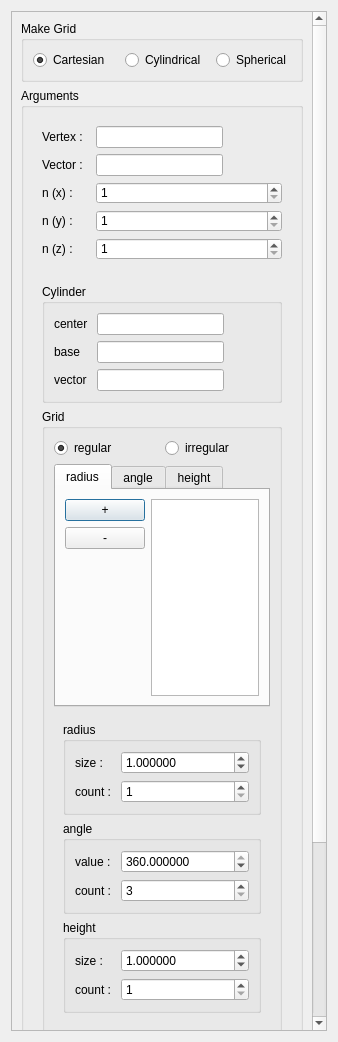
<?xml version="1.0" encoding="UTF-8"?>
<ui version="4.0">
 <class>MakeGridDialog</class>
 <widget class="QDialog" name="MakeGridDialog">
  <property name="geometry">
   <rect>
    <x>0</x>
    <y>0</y>
    <width>338</width>
    <height>1042</height>
   </rect>
  </property>
  <property name="sizePolicy">
   <sizepolicy hsizetype="Preferred" vsizetype="Minimum">
    <horstretch>0</horstretch>
    <verstretch>0</verstretch>
   </sizepolicy>
  </property>
  <property name="minimumSize">
   <size>
    <width>5</width>
    <height>0</height>
   </size>
  </property>
  <property name="maximumSize">
   <size>
    <width>16777215</width>
    <height>16777215</height>
   </size>
  </property>
  <property name="windowTitle">
   <string>Grid Construction</string>
  </property>
  <property name="sizeGripEnabled">
   <bool>false</bool>
  </property>
  <layout class="QVBoxLayout" name="verticalLayout_2">
   <item>
    <widget class="QScrollArea" name="scrollArea">
     <property name="sizePolicy">
      <sizepolicy hsizetype="Minimum" vsizetype="Expanding">
       <horstretch>0</horstretch>
       <verstretch>0</verstretch>
      </sizepolicy>
     </property>
     <property name="minimumSize">
      <size>
       <width>5</width>
       <height>0</height>
      </size>
     </property>
     <property name="maximumSize">
      <size>
       <width>16777215</width>
       <height>16777215</height>
      </size>
     </property>
     <property name="horizontalScrollBarPolicy">
      <enum>Qt::ScrollBarAsNeeded</enum>
     </property>
     <property name="widgetResizable">
      <bool>true</bool>
     </property>
     <widget class="QWidget" name="scrollAreaWidgetContents">
      <property name="geometry">
       <rect>
        <x>0</x>
        <y>-82</y>
        <width>301</width>
        <height>1231</height>
       </rect>
      </property>
      <layout class="QGridLayout" name="gridLayout">
       <item row="0" column="0">
        <widget class="QGroupBox" name="groupBox">
         <property name="sizePolicy">
          <sizepolicy hsizetype="Preferred" vsizetype="Fixed">
           <horstretch>0</horstretch>
           <verstretch>0</verstretch>
          </sizepolicy>
         </property>
         <property name="minimumSize">
          <size>
           <width>5</width>
           <height>0</height>
          </size>
         </property>
         <property name="title">
          <string>Make Grid</string>
         </property>
         <layout class="QHBoxLayout" name="horizontalLayout">
          <property name="sizeConstraint">
           <enum>QLayout::SetDefaultConstraint</enum>
          </property>
          <item>
           <widget class="QRadioButton" name="rb0">
            <property name="sizePolicy">
             <sizepolicy hsizetype="Expanding" vsizetype="Fixed">
              <horstretch>0</horstretch>
              <verstretch>0</verstretch>
             </sizepolicy>
            </property>
            <property name="text">
             <string>Cartesian</string>
            </property>
            <property name="checked">
             <bool>true</bool>
            </property>
           </widget>
          </item>
          <item>
           <widget class="QRadioButton" name="rb1">
            <property name="sizePolicy">
             <sizepolicy hsizetype="Expanding" vsizetype="Fixed">
              <horstretch>0</horstretch>
              <verstretch>0</verstretch>
             </sizepolicy>
            </property>
            <property name="text">
             <string>Cylindrical</string>
            </property>
           </widget>
          </item>
          <item>
           <widget class="QRadioButton" name="rb2">
            <property name="text">
             <string>Spherical</string>
            </property>
           </widget>
          </item>
         </layout>
        </widget>
       </item>
       <item row="1" column="0">
        <widget class="QGroupBox" name="groupBox_2">
         <property name="sizePolicy">
          <sizepolicy hsizetype="Preferred" vsizetype="Preferred">
           <horstretch>0</horstretch>
           <verstretch>0</verstretch>
          </sizepolicy>
         </property>
         <property name="minimumSize">
          <size>
           <width>5</width>
           <height>0</height>
          </size>
         </property>
         <property name="title">
          <string>Arguments</string>
         </property>
         <layout class="QVBoxLayout" name="verticalLayout_3">
          <property name="sizeConstraint">
           <enum>QLayout::SetDefaultConstraint</enum>
          </property>
          <item>
           <widget class="QWidget" name="cartesian_widget" native="true">
            <property name="sizePolicy">
             <sizepolicy hsizetype="Preferred" vsizetype="Fixed">
              <horstretch>0</horstretch>
              <verstretch>0</verstretch>
             </sizepolicy>
            </property>
            <property name="minimumSize">
             <size>
              <width>0</width>
              <height>152</height>
             </size>
            </property>
            <layout class="QFormLayout" name="formLayout">
             <property name="sizeConstraint">
              <enum>QLayout::SetDefaultConstraint</enum>
             </property>
             <property name="fieldGrowthPolicy">
              <enum>QFormLayout::AllNonFixedFieldsGrow</enum>
             </property>
             <item row="0" column="0">
              <widget class="QLabel" name="label_8">
               <property name="text">
                <string>Vertex :  </string>
               </property>
              </widget>
             </item>
             <item row="0" column="1">
              <widget class="QLineEdit" name="vex_le_rb0">
               <property name="maximumSize">
                <size>
                 <width>127</width>
                 <height>16777215</height>
                </size>
               </property>
               <property name="readOnly">
                <bool>false</bool>
               </property>
              </widget>
             </item>
             <item row="1" column="0">
              <widget class="QLabel" name="label_9">
               <property name="text">
                <string>Vector : </string>
               </property>
              </widget>
             </item>
             <item row="1" column="1">
              <widget class="QLineEdit" name="vec_le_rb0">
               <property name="maximumSize">
                <size>
                 <width>127</width>
                 <height>16777215</height>
                </size>
               </property>
               <property name="readOnly">
                <bool>false</bool>
               </property>
              </widget>
             </item>
             <item row="2" column="0">
              <widget class="QLabel" name="label_12">
               <property name="text">
                <string>n (x) : </string>
               </property>
              </widget>
             </item>
             <item row="2" column="1">
              <widget class="QSpinBox" name="nx_spb_rb0">
               <property name="minimum">
                <number>1</number>
               </property>
               <property name="maximum">
                <number>1000000</number>
               </property>
               <property name="value">
                <number>1</number>
               </property>
              </widget>
             </item>
             <item row="3" column="0">
              <widget class="QLabel" name="label_13">
               <property name="text">
                <string>n (y) :</string>
               </property>
              </widget>
             </item>
             <item row="3" column="1">
              <widget class="QSpinBox" name="ny_spb_rb0">
               <property name="minimum">
                <number>1</number>
               </property>
               <property name="maximum">
                <number>1000000</number>
               </property>
               <property name="value">
                <number>1</number>
               </property>
              </widget>
             </item>
             <item row="4" column="0">
              <widget class="QLabel" name="label_14">
               <property name="text">
                <string>n (z) : </string>
               </property>
              </widget>
             </item>
             <item row="4" column="1">
              <widget class="QSpinBox" name="nz_spb_rb0">
               <property name="minimum">
                <number>1</number>
               </property>
               <property name="maximum">
                <number>1000000</number>
               </property>
               <property name="value">
                <number>1</number>
               </property>
              </widget>
             </item>
            </layout>
           </widget>
          </item>
          <item>
           <widget class="QWidget" name="cylindrical_widget" native="true">
            <property name="sizePolicy">
             <sizepolicy hsizetype="Preferred" vsizetype="Fixed">
              <horstretch>0</horstretch>
              <verstretch>0</verstretch>
             </sizepolicy>
            </property>
            <property name="minimumSize">
             <size>
              <width>0</width>
              <height>0</height>
             </size>
            </property>
            <layout class="QGridLayout" name="gridLayout_26">
             <item row="1" column="0">
              <widget class="QGroupBox" name="groupBox_3">
               <property name="sizePolicy">
                <sizepolicy hsizetype="Preferred" vsizetype="Minimum">
                 <horstretch>0</horstretch>
                 <verstretch>0</verstretch>
                </sizepolicy>
               </property>
               <property name="title">
                <string>Grid</string>
               </property>
               <layout class="QGridLayout" name="gridLayout_5">
                <item row="0" column="0">
                 <widget class="QRadioButton" name="uniform_rb">
                  <property name="text">
                   <string>regular</string>
                  </property>
                  <property name="checked">
                   <bool>true</bool>
                  </property>
                 </widget>
                </item>
                <item row="0" column="1">
                 <widget class="QRadioButton" name="random_rb">
                  <property name="text">
                   <string>irregular</string>
                  </property>
                 </widget>
                </item>
                <item row="1" column="0" colspan="2">
                 <widget class="QTabWidget" name="random_param_w">
                  <property name="sizePolicy">
                   <sizepolicy hsizetype="Expanding" vsizetype="Maximum">
                    <horstretch>0</horstretch>
                    <verstretch>0</verstretch>
                   </sizepolicy>
                  </property>
                  <property name="currentIndex">
                   <number>0</number>
                  </property>
                  <widget class="QWidget" name="ext_radius_tab">
                   <attribute name="title">
                    <string>radius</string>
                   </attribute>
                   <layout class="QGridLayout" name="gridLayout_2">
                    <item row="0" column="0">
                     <widget class="QPushButton" name="add_radius_pb">
                      <property name="enabled">
                       <bool>true</bool>
                      </property>
                      <property name="sizePolicy">
                       <sizepolicy hsizetype="Maximum" vsizetype="Fixed">
                        <horstretch>0</horstretch>
                        <verstretch>0</verstretch>
                       </sizepolicy>
                      </property>
                      <property name="text">
                       <string>+</string>
                      </property>
                     </widget>
                    </item>
                    <item row="0" column="1" rowspan="4">
                     <widget class="QListWidget" name="radius_lw"/>
                    </item>
                    <item row="1" column="0">
                     <widget class="QPushButton" name="del_radius_pb">
                      <property name="sizePolicy">
                       <sizepolicy hsizetype="Maximum" vsizetype="Fixed">
                        <horstretch>0</horstretch>
                        <verstretch>0</verstretch>
                       </sizepolicy>
                      </property>
                      <property name="text">
                       <string>-</string>
                      </property>
                     </widget>
                    </item>
                    <item row="2" column="0">
                     <spacer name="verticalSpacer">
                      <property name="orientation">
                       <enum>Qt::Vertical</enum>
                      </property>
                      <property name="sizeHint" stdset="0">
                       <size>
                        <width>20</width>
                        <height>139</height>
                       </size>
                      </property>
                     </spacer>
                    </item>
                   </layout>
                  </widget>
                  <widget class="QWidget" name="ext_angle_tab">
                   <attribute name="title">
                    <string>angle</string>
                   </attribute>
                   <layout class="QGridLayout" name="gridLayout_3">
                    <item row="0" column="0">
                     <widget class="QPushButton" name="add_angle_pb">
                      <property name="enabled">
                       <bool>true</bool>
                      </property>
                      <property name="sizePolicy">
                       <sizepolicy hsizetype="Maximum" vsizetype="Fixed">
                        <horstretch>0</horstretch>
                        <verstretch>0</verstretch>
                       </sizepolicy>
                      </property>
                      <property name="text">
                       <string>+</string>
                      </property>
                     </widget>
                    </item>
                    <item row="0" column="1" rowspan="3">
                     <widget class="QListWidget" name="angle_lw"/>
                    </item>
                    <item row="1" column="0">
                     <widget class="QPushButton" name="del_angle_pb">
                      <property name="sizePolicy">
                       <sizepolicy hsizetype="Maximum" vsizetype="Fixed">
                        <horstretch>0</horstretch>
                        <verstretch>0</verstretch>
                       </sizepolicy>
                      </property>
                      <property name="text">
                       <string>-</string>
                      </property>
                     </widget>
                    </item>
                    <item row="2" column="0">
                     <spacer name="verticalSpacer_2">
                      <property name="orientation">
                       <enum>Qt::Vertical</enum>
                      </property>
                      <property name="sizeHint" stdset="0">
                       <size>
                        <width>20</width>
                        <height>139</height>
                       </size>
                      </property>
                     </spacer>
                    </item>
                   </layout>
                  </widget>
                  <widget class="QWidget" name="ext_height_tab">
                   <attribute name="title">
                    <string>height</string>
                   </attribute>
                   <layout class="QGridLayout" name="gridLayout_4">
                    <item row="0" column="0">
                     <widget class="QPushButton" name="add_height_pb">
                      <property name="enabled">
                       <bool>true</bool>
                      </property>
                      <property name="sizePolicy">
                       <sizepolicy hsizetype="Maximum" vsizetype="Fixed">
                        <horstretch>0</horstretch>
                        <verstretch>0</verstretch>
                       </sizepolicy>
                      </property>
                      <property name="text">
                       <string>+</string>
                      </property>
                     </widget>
                    </item>
                    <item row="0" column="1" rowspan="3">
                     <widget class="QListWidget" name="height_lw">
                      <property name="sizePolicy">
                       <sizepolicy hsizetype="Expanding" vsizetype="Expanding">
                        <horstretch>0</horstretch>
                        <verstretch>0</verstretch>
                       </sizepolicy>
                      </property>
                     </widget>
                    </item>
                    <item row="1" column="0">
                     <widget class="QPushButton" name="del_height_pb">
                      <property name="sizePolicy">
                       <sizepolicy hsizetype="Maximum" vsizetype="Fixed">
                        <horstretch>0</horstretch>
                        <verstretch>0</verstretch>
                       </sizepolicy>
                      </property>
                      <property name="text">
                       <string>-</string>
                      </property>
                     </widget>
                    </item>
                    <item row="2" column="0">
                     <spacer name="verticalSpacer_3">
                      <property name="orientation">
                       <enum>Qt::Vertical</enum>
                      </property>
                      <property name="sizeHint" stdset="0">
                       <size>
                        <width>20</width>
                        <height>139</height>
                       </size>
                      </property>
                     </spacer>
                    </item>
                   </layout>
                  </widget>
                 </widget>
                </item>
                <item row="2" column="0" colspan="2">
                 <widget class="QWidget" name="uniform_param_w" native="true">
                  <property name="sizePolicy">
                   <sizepolicy hsizetype="Expanding" vsizetype="Maximum">
                    <horstretch>0</horstretch>
                    <verstretch>0</verstretch>
                   </sizepolicy>
                  </property>
                  <layout class="QVBoxLayout" name="verticalLayout">
                   <item>
                    <widget class="QGroupBox" name="groupBox_6">
                     <property name="sizePolicy">
                      <sizepolicy hsizetype="Preferred" vsizetype="Preferred">
                       <horstretch>0</horstretch>
                       <verstretch>0</verstretch>
                      </sizepolicy>
                     </property>
                     <property name="minimumSize">
                      <size>
                       <width>0</width>
                       <height>0</height>
                      </size>
                     </property>
                     <property name="title">
                      <string>radius</string>
                     </property>
                     <layout class="QFormLayout" name="formLayout_2">
                      <item row="0" column="0">
                       <widget class="QLabel" name="label_5">
                        <property name="text">
                         <string>size : </string>
                        </property>
                       </widget>
                      </item>
                      <item row="0" column="1">
                       <widget class="QDoubleSpinBox" name="dr_spb_rb1">
                        <property name="decimals">
                         <number>6</number>
                        </property>
                        <property name="maximum">
                         <double>1000000000.000000000000000</double>
                        </property>
                        <property name="value">
                         <double>1.000000000000000</double>
                        </property>
                       </widget>
                      </item>
                      <item row="2" column="1">
                       <widget class="QSpinBox" name="nr_spb_rb1">
                        <property name="minimum">
                         <number>1</number>
                        </property>
                        <property name="maximum">
                         <number>1000000</number>
                        </property>
                        <property name="value">
                         <number>1</number>
                        </property>
                       </widget>
                      </item>
                      <item row="2" column="0">
                       <widget class="QLabel" name="label_10">
                        <property name="text">
                         <string>count : </string>
                        </property>
                       </widget>
                      </item>
                     </layout>
                    </widget>
                   </item>
                   <item>
                    <widget class="QGroupBox" name="groupBox_8">
                     <property name="sizePolicy">
                      <sizepolicy hsizetype="Preferred" vsizetype="Preferred">
                       <horstretch>0</horstretch>
                       <verstretch>0</verstretch>
                      </sizepolicy>
                     </property>
                     <property name="title">
                      <string>angle</string>
                     </property>
                     <layout class="QFormLayout" name="formLayout_5">
                      <item row="0" column="0">
                       <widget class="QLabel" name="label_6">
                        <property name="text">
                         <string>value :</string>
                        </property>
                       </widget>
                      </item>
                      <item row="0" column="1">
                       <widget class="QDoubleSpinBox" name="da_spb_rb1">
                        <property name="decimals">
                         <number>6</number>
                        </property>
                        <property name="maximum">
                         <double>360.000000000000000</double>
                        </property>
                        <property name="singleStep">
                         <double>10.000000000000000</double>
                        </property>
                        <property name="value">
                         <double>360.000000000000000</double>
                        </property>
                       </widget>
                      </item>
                      <item row="2" column="1">
                       <widget class="QSpinBox" name="na_spb_rb1">
                        <property name="minimum">
                         <number>3</number>
                        </property>
                        <property name="maximum">
                         <number>1000000</number>
                        </property>
                        <property name="value">
                         <number>3</number>
                        </property>
                       </widget>
                      </item>
                      <item row="2" column="0">
                       <widget class="QLabel" name="label_11">
                        <property name="text">
                         <string>count : </string>
                        </property>
                       </widget>
                      </item>
                     </layout>
                    </widget>
                   </item>
                   <item>
                    <widget class="QGroupBox" name="groupBox_7">
                     <property name="sizePolicy">
                      <sizepolicy hsizetype="Preferred" vsizetype="Preferred">
                       <horstretch>0</horstretch>
                       <verstretch>0</verstretch>
                      </sizepolicy>
                     </property>
                     <property name="title">
                      <string>height</string>
                     </property>
                     <layout class="QFormLayout" name="formLayout_6">
                      <item row="0" column="0">
                       <widget class="QLabel" name="label_7">
                        <property name="text">
                         <string>size : </string>
                        </property>
                       </widget>
                      </item>
                      <item row="0" column="1">
                       <widget class="QDoubleSpinBox" name="dl_spb_rb1">
                        <property name="decimals">
                         <number>6</number>
                        </property>
                        <property name="maximum">
                         <double>1000000000.000000000000000</double>
                        </property>
                        <property name="value">
                         <double>1.000000000000000</double>
                        </property>
                       </widget>
                      </item>
                      <item row="2" column="1">
                       <widget class="QSpinBox" name="nl_spb_rb1">
                        <property name="minimum">
                         <number>1</number>
                        </property>
                        <property name="maximum">
                         <number>1000000</number>
                        </property>
                        <property name="value">
                         <number>1</number>
                        </property>
                       </widget>
                      </item>
                      <item row="2" column="0">
                       <widget class="QLabel" name="label_15">
                        <property name="text">
                         <string>count : </string>
                        </property>
                       </widget>
                      </item>
                     </layout>
                    </widget>
                   </item>
                  </layout>
                 </widget>
                </item>
                <item row="3" column="0">
                 <widget class="QCheckBox" name="fill_cb_rb1">
                  <property name="text">
                   <string>fill</string>
                  </property>
                 </widget>
                </item>
                <item row="4" column="0">
                 <spacer name="verticalSpacer_5">
                  <property name="orientation">
                   <enum>Qt::Vertical</enum>
                  </property>
                  <property name="sizeHint" stdset="0">
                   <size>
                    <width>20</width>
                    <height>20</height>
                   </size>
                  </property>
                 </spacer>
                </item>
               </layout>
              </widget>
             </item>
             <item row="0" column="0">
              <widget class="QGroupBox" name="groupBox_4">
               <property name="sizePolicy">
                <sizepolicy hsizetype="Preferred" vsizetype="Fixed">
                 <horstretch>0</horstretch>
                 <verstretch>0</verstretch>
                </sizepolicy>
               </property>
               <property name="title">
                <string>Cylinder</string>
               </property>
               <layout class="QFormLayout" name="formLayout_4">
                <property name="sizeConstraint">
                 <enum>QLayout::SetDefaultConstraint</enum>
                </property>
                <property name="fieldGrowthPolicy">
                 <enum>QFormLayout::ExpandingFieldsGrow</enum>
                </property>
                <item row="1" column="0">
                 <widget class="QLabel" name="label">
                  <property name="text">
                   <string>center </string>
                  </property>
                 </widget>
                </item>
                <item row="1" column="1">
                 <widget class="QLineEdit" name="center_le_rb1">
                  <property name="maximumSize">
                   <size>
                    <width>127</width>
                    <height>16777215</height>
                   </size>
                  </property>
                  <property name="toolTip">
                   <string>Select a point (vertex)
</string>
                  </property>
                  <property name="readOnly">
                   <bool>false</bool>
                  </property>
                 </widget>
                </item>
                <item row="2" column="0">
                 <widget class="QLabel" name="label_2">
                  <property name="text">
                   <string>base</string>
                  </property>
                 </widget>
                </item>
                <item row="2" column="1">
                 <widget class="QLineEdit" name="base_le_rb1">
                  <property name="maximumSize">
                   <size>
                    <width>127</width>
                    <height>16777215</height>
                   </size>
                  </property>
                  <property name="toolTip">
                   <string>Select a vector</string>
                  </property>
                  <property name="readOnly">
                   <bool>false</bool>
                  </property>
                 </widget>
                </item>
                <item row="3" column="0">
                 <widget class="QLabel" name="label_4">
                  <property name="text">
                   <string>vector</string>
                  </property>
                 </widget>
                </item>
                <item row="3" column="1">
                 <widget class="QLineEdit" name="height_le_rb1">
                  <property name="maximumSize">
                   <size>
                    <width>127</width>
                    <height>16777215</height>
                   </size>
                  </property>
                  <property name="toolTip">
                   <string>Select a vector</string>
                  </property>
                  <property name="readOnly">
                   <bool>false</bool>
                  </property>
                 </widget>
                </item>
               </layout>
              </widget>
             </item>
            </layout>
           </widget>
          </item>
          <item>
           <widget class="QWidget" name="spherical_widget" native="true">
            <property name="sizePolicy">
             <sizepolicy hsizetype="Preferred" vsizetype="Fixed">
              <horstretch>0</horstretch>
              <verstretch>0</verstretch>
             </sizepolicy>
            </property>
            <property name="minimumSize">
             <size>
              <width>0</width>
              <height>130</height>
             </size>
            </property>
            <layout class="QFormLayout" name="formLayout_3">
             <item row="0" column="0">
              <widget class="QLabel" name="label_3">
               <property name="text">
                <string>Vertex </string>
               </property>
              </widget>
             </item>
             <item row="0" column="1">
              <widget class="QLineEdit" name="vex_le_rb2">
               <property name="maximumSize">
                <size>
                 <width>127</width>
                 <height>16777215</height>
                </size>
               </property>
               <property name="readOnly">
                <bool>false</bool>
               </property>
              </widget>
             </item>
             <item row="1" column="0">
              <widget class="QLabel" name="label_16">
               <property name="text">
                <string>Radius</string>
               </property>
              </widget>
             </item>
             <item row="1" column="1">
              <widget class="QDoubleSpinBox" name="radius_spb_rb2">
               <property name="sizePolicy">
                <sizepolicy hsizetype="Expanding" vsizetype="Fixed">
                 <horstretch>0</horstretch>
                 <verstretch>0</verstretch>
                </sizepolicy>
               </property>
               <property name="decimals">
                <number>6</number>
               </property>
               <property name="maximum">
                <double>1000000000.000000000000000</double>
               </property>
              </widget>
             </item>
             <item row="2" column="0">
              <widget class="QLabel" name="label_17">
               <property name="text">
                <string>nb</string>
               </property>
              </widget>
             </item>
             <item row="2" column="1">
              <widget class="QSpinBox" name="nb_spb_rb2">
               <property name="sizePolicy">
                <sizepolicy hsizetype="Expanding" vsizetype="Fixed">
                 <horstretch>0</horstretch>
                 <verstretch>0</verstretch>
                </sizepolicy>
               </property>
               <property name="minimum">
                <number>1</number>
               </property>
               <property name="maximum">
                <number>1000000</number>
               </property>
               <property name="value">
                <number>1</number>
               </property>
              </widget>
             </item>
             <item row="3" column="0">
              <widget class="QLabel" name="label_18">
               <property name="text">
                <string>k</string>
               </property>
              </widget>
             </item>
             <item row="3" column="1">
              <widget class="QDoubleSpinBox" name="k_spb_rb2">
               <property name="sizePolicy">
                <sizepolicy hsizetype="Expanding" vsizetype="Fixed">
                 <horstretch>0</horstretch>
                 <verstretch>0</verstretch>
                </sizepolicy>
               </property>
               <property name="decimals">
                <number>6</number>
               </property>
               <property name="maximum">
                <double>1000000000.000000000000000</double>
               </property>
              </widget>
             </item>
            </layout>
           </widget>
          </item>
         </layout>
        </widget>
       </item>
       <item row="2" column="0">
        <spacer name="verticalSpacer_4">
         <property name="orientation">
          <enum>Qt::Vertical</enum>
         </property>
         <property name="sizeHint" stdset="0">
          <size>
           <width>20</width>
           <height>10</height>
          </size>
         </property>
        </spacer>
       </item>
      </layout>
     </widget>
    </widget>
   </item>
  </layout>
 </widget>
 <resources/>
 <connections>
  <connection>
   <sender>rb1</sender>
   <signal>clicked()</signal>
   <receiver>cylindrical_widget</receiver>
   <slot>show()</slot>
   <hints>
    <hint type="sourcelabel">
     <x>231</x>
     <y>56</y>
    </hint>
    <hint type="destinationlabel">
     <x>208</x>
     <y>571</y>
    </hint>
   </hints>
  </connection>
  <connection>
   <sender>rb1</sender>
   <signal>clicked()</signal>
   <receiver>cartesian_widget</receiver>
   <slot>hide()</slot>
   <hints>
    <hint type="sourcelabel">
     <x>231</x>
     <y>56</y>
    </hint>
    <hint type="destinationlabel">
     <x>208</x>
     <y>190</y>
    </hint>
   </hints>
  </connection>
  <connection>
   <sender>rb1</sender>
   <signal>clicked()</signal>
   <receiver>spherical_widget</receiver>
   <slot>hide()</slot>
   <hints>
    <hint type="sourcelabel">
     <x>231</x>
     <y>56</y>
    </hint>
    <hint type="destinationlabel">
     <x>208</x>
     <y>938</y>
    </hint>
   </hints>
  </connection>
  <connection>
   <sender>rb2</sender>
   <signal>clicked()</signal>
   <receiver>cylindrical_widget</receiver>
   <slot>hide()</slot>
   <hints>
    <hint type="sourcelabel">
     <x>345</x>
     <y>56</y>
    </hint>
    <hint type="destinationlabel">
     <x>208</x>
     <y>571</y>
    </hint>
   </hints>
  </connection>
  <connection>
   <sender>rb2</sender>
   <signal>clicked()</signal>
   <receiver>cartesian_widget</receiver>
   <slot>hide()</slot>
   <hints>
    <hint type="sourcelabel">
     <x>345</x>
     <y>56</y>
    </hint>
    <hint type="destinationlabel">
     <x>208</x>
     <y>190</y>
    </hint>
   </hints>
  </connection>
  <connection>
   <sender>rb2</sender>
   <signal>clicked()</signal>
   <receiver>spherical_widget</receiver>
   <slot>show()</slot>
   <hints>
    <hint type="sourcelabel">
     <x>345</x>
     <y>56</y>
    </hint>
    <hint type="destinationlabel">
     <x>208</x>
     <y>938</y>
    </hint>
   </hints>
  </connection>
  <connection>
   <sender>rb0</sender>
   <signal>clicked()</signal>
   <receiver>cartesian_widget</receiver>
   <slot>show()</slot>
   <hints>
    <hint type="sourcelabel">
     <x>95</x>
     <y>56</y>
    </hint>
    <hint type="destinationlabel">
     <x>208</x>
     <y>190</y>
    </hint>
   </hints>
  </connection>
  <connection>
   <sender>rb0</sender>
   <signal>clicked()</signal>
   <receiver>cylindrical_widget</receiver>
   <slot>hide()</slot>
   <hints>
    <hint type="sourcelabel">
     <x>95</x>
     <y>56</y>
    </hint>
    <hint type="destinationlabel">
     <x>208</x>
     <y>571</y>
    </hint>
   </hints>
  </connection>
  <connection>
   <sender>rb0</sender>
   <signal>clicked()</signal>
   <receiver>spherical_widget</receiver>
   <slot>hide()</slot>
   <hints>
    <hint type="sourcelabel">
     <x>95</x>
     <y>56</y>
    </hint>
    <hint type="destinationlabel">
     <x>208</x>
     <y>938</y>
    </hint>
   </hints>
  </connection>
  <connection>
   <sender>uniform_rb</sender>
   <signal>clicked()</signal>
   <receiver>random_param_w</receiver>
   <slot>hide()</slot>
   <hints>
    <hint type="sourcelabel">
     <x>135</x>
     <y>450</y>
    </hint>
    <hint type="destinationlabel">
     <x>224</x>
     <y>539</y>
    </hint>
   </hints>
  </connection>
  <connection>
   <sender>random_rb</sender>
   <signal>clicked()</signal>
   <receiver>random_param_w</receiver>
   <slot>show()</slot>
   <hints>
    <hint type="sourcelabel">
     <x>313</x>
     <y>450</y>
    </hint>
    <hint type="destinationlabel">
     <x>224</x>
     <y>539</y>
    </hint>
   </hints>
  </connection>
  <connection>
   <sender>uniform_rb</sender>
   <signal>clicked()</signal>
   <receiver>uniform_param_w</receiver>
   <slot>show()</slot>
   <hints>
    <hint type="sourcelabel">
     <x>135</x>
     <y>450</y>
    </hint>
    <hint type="destinationlabel">
     <x>224</x>
     <y>724</y>
    </hint>
   </hints>
  </connection>
  <connection>
   <sender>random_rb</sender>
   <signal>clicked()</signal>
   <receiver>uniform_param_w</receiver>
   <slot>hide()</slot>
   <hints>
    <hint type="sourcelabel">
     <x>313</x>
     <y>450</y>
    </hint>
    <hint type="destinationlabel">
     <x>224</x>
     <y>724</y>
    </hint>
   </hints>
  </connection>
 </connections>
</ui>
